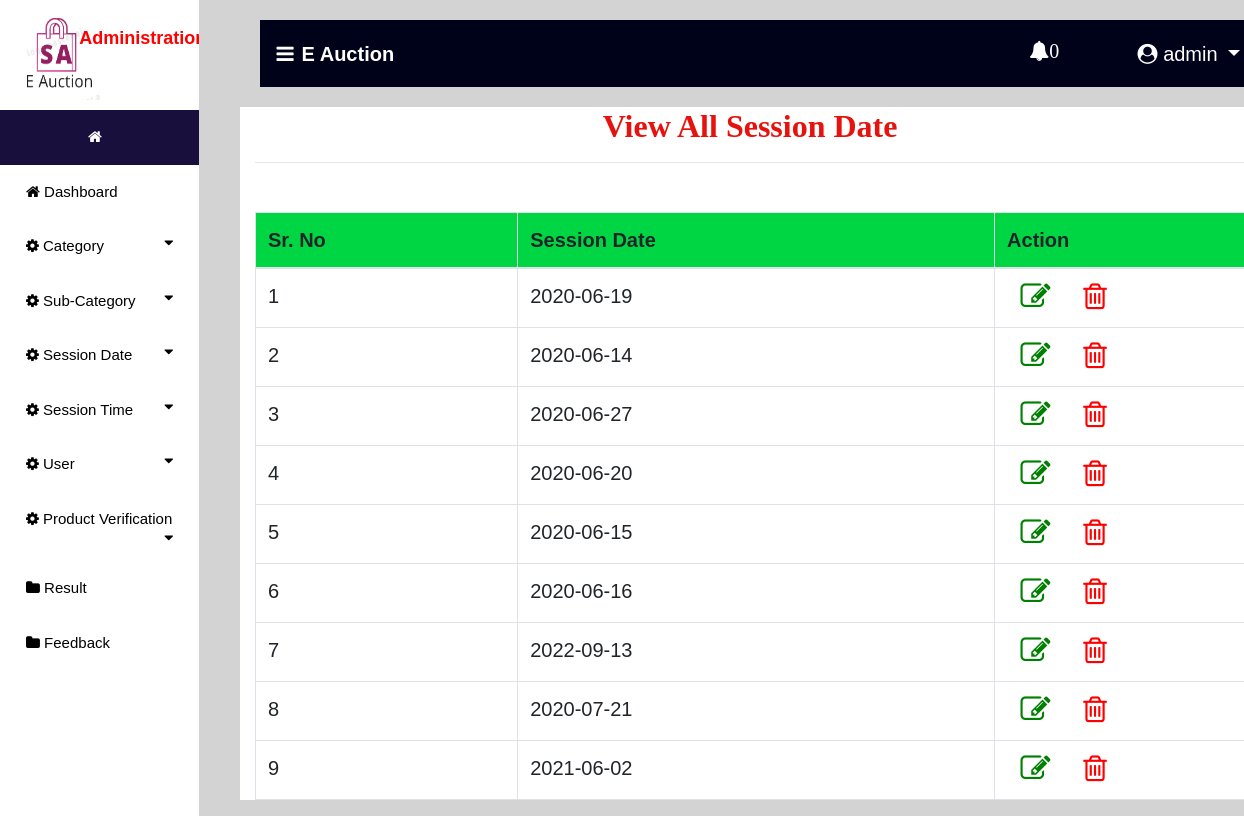
Page /view_session_date (signed in) on the earlier database version.
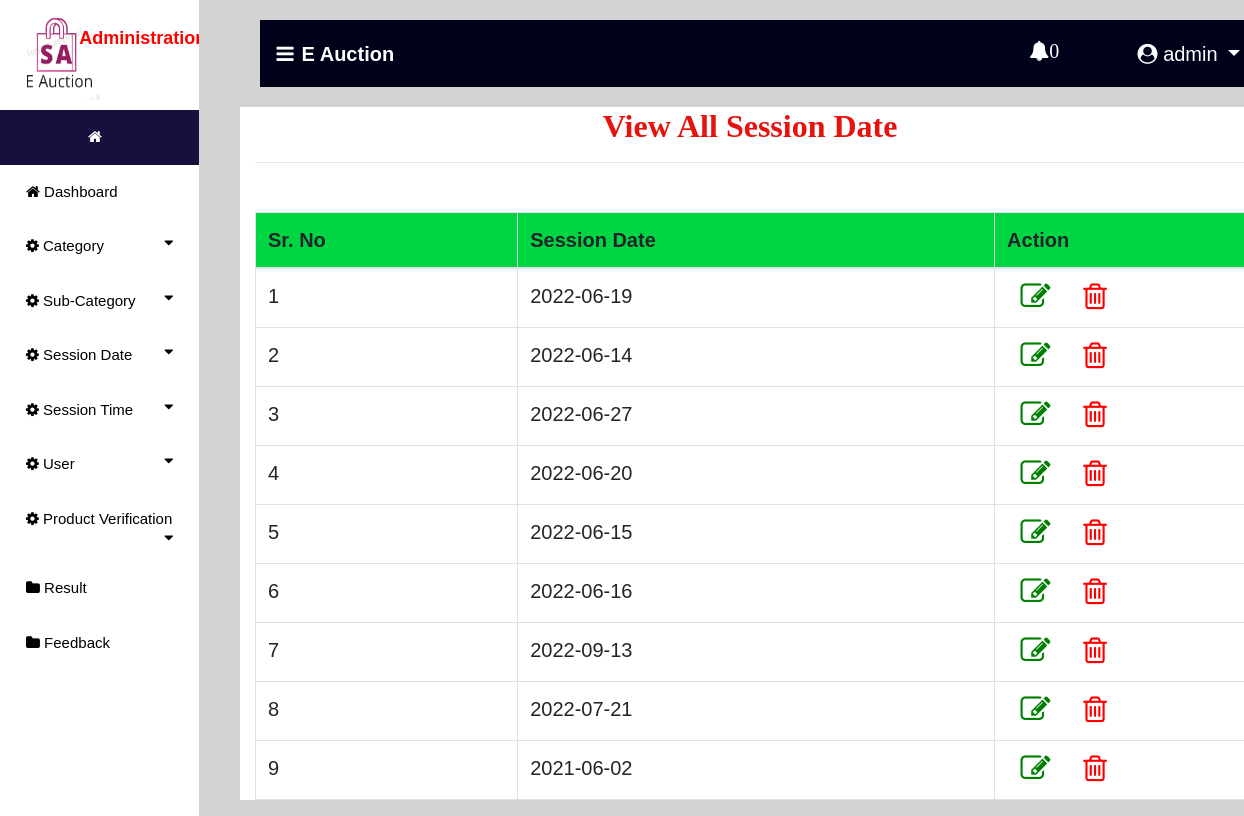
Same page on the later database version.
### auction/models.py (models this page shows, shortened)
class Session_date(models.Model):
    date = models.CharField(max_length=30,null=True)

### auction/views.py (the view)
# urls.py: path('view_session_date', view_session_date, name='view_session_date'),
def view_session_date(request):
    if not request.user.is_staff:
        return redirect('login_user')
    new2 = new()
    count = 0
    if new2:
        count += 1
    user1 = User.objects.get(id=request.user.id)
    pro = ""
    try:
        pro = Bidder.objects.get(user=user1)
        if pro:
            error = "pat"
    except:
        pro = Auction_User.objects.get(user=user1)
    cat = Session_date.objects.all()
    d = {'error':error,'pro':pro,'data':pro,'date1':cat,'count':count,'new2':new2}
    return render(request,'view_session_date.html',d)

### auction/views.py (called while the page is built)
def new():
    status = Status.objects.get(status="pending")
    new_pro = Product.objects.filter(status=status)
    return new_pro

### auction/templates/view_session_date.html (shortened to what this page needs)
{% extends 'navigation3.html' %}
{% block body1 %}
 <div class="container" style="background:white">
<center><h2 style = "font-family : 'Monotype Corsiva' ; color : #E6120E ; font-weight : bold;margin-top:2%">View All Session Date</h2></center><hr>
<table class="table table-bordered" id="myTable">
  <thead>
  <tr>
    <th>Sr. No</th>
    <th>Session Date</th>
    <th style="width:250px">Action</th>
  </tr>
  </thead>
   <tbody>
{% for i in date1 %}
  <tr>
      <td>{{forloop.counter}}</td>
    <td>{{i.date}}</td>
      <td><a href="{% url 'edit_session_date' i.id %}"> <i style="font-size:30px;color:green;margin-left:6%" class="fa fa-edit"></i></a>
          <a href="{% url 'delete_session_date' i.id %}">  <i style="font-size:30px;color:red;margin-left:12%" class="fa fa-trash-o" onclick="return confirm('Are you sure?')"></i></a></td>
  </tr>
   {% endfor %}
    </tbody>
</table>
 </div>
{% endblock %}

Differences in the rows shown:
changed Session_date (number 1 of 9 on the later page): date "2020-06-19" → "2022-06-19"
changed Session_date (number 2 of 9 on the later page): date "2020-06-14" → "2022-06-14"
changed Session_date (number 3 of 9 on the later page): date "2020-06-27" → "2022-06-27"
changed Session_date (number 4 of 9 on the later page): date "2020-06-20" → "2022-06-20"
changed Session_date (number 5 of 9 on the later page): date "2020-06-15" → "2022-06-15"
changed Session_date (number 6 of 9 on the later page): date "2020-06-16" → "2022-06-16"
changed Session_date (number 8 of 9 on the later page): date "2020-07-21" → "2022-07-21"
